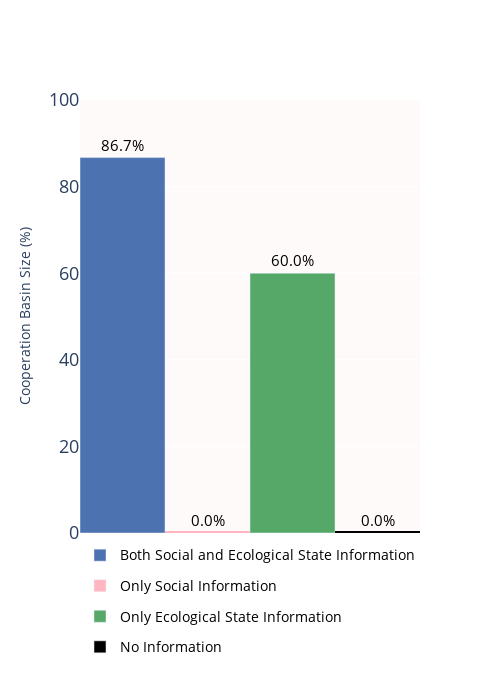

The code cell stored with this chart in its notebook:
### Code cell
# Extract cooperation percentages correctly from the DataFrame

# Define the conditions in order
information_modes = [
    'both_state_and_action_information', 
    'only_action_history_information', 
    'only_state_information', 
    'no_information'
]

# Extract cooperation percentages
cooperation_percentages = [get_cooperation_basin_size(data[condition]) for condition in information_modes]

# Debugging output
print("Extracted Cooperation Percentages:", cooperation_percentages)

conditions = [
    "Both Social and Ecological State Information", 
    "Only Social Information", 
    "Only Ecological State Information", 
    "No Information"
]

# Create DataFrame for plotting
plot_df = pd.DataFrame({
    'Information Condition': conditions,
    'Cooperation Percentage': cooperation_percentages
})

# Define a color palette
color_map = {
    "Both Social and Ecological State Information": "#4c72b0",  # Muted Blue
    "Only Social Information": "#FFB6C1",  # Muted Pink
    "Only Ecological State Information": "#55a868",  # Muted Green
    "No Information": "#000000"  # Black
}

# Create figure
fig = go.Figure()

for i, row in plot_df.iterrows():
    condition = row['Information Condition']
    percentage = row['Cooperation Percentage']
    color = color_map[condition]
    
    if percentage == 0:
        # 1. Actual outline bars for zero values (shown in the plot)
        fig.add_trace(go.Bar(
            x=[condition], 
            y=[percentage], 
            marker=dict(color='rgba(0,0,0,0)', line=dict(color=color, width=4)),
            text=f"{percentage:.1f}%",
            textposition='outside',
            textfont=dict(size=15, color='black'),  # Larger, darker percentage text
            showlegend=False,  # Don't show this in the legend
            legendgroup=condition  # Group legend with the solid bar
        ))

        # 2. Hidden solid legend bar (only for legend display)
        fig.add_trace(go.Bar(
            x=[None],  # Invisible bar in the plot
            y=[None],
            name=condition,
            marker=dict(color=color),  # Filled marker for the legend
            legendgroup=condition  # Matches legend with outline bar
        ))

    else:
        # Normal filled bars
        fig.add_trace(go.Bar(
            x=[condition], 
            y=[percentage], 
            name=condition,
            marker=dict(color=color),
            text=f"{percentage:.1f}%",
            textposition='outside',
            textfont=dict(size=15, color='black')  # Larger, darker percentage text
        ))

# Update layout for aesthetics
fig.update_layout(
    yaxis_title="Cooperation Basin Size (%)",
    yaxis=dict(
        range=[0, 100],
        tickfont=dict(size=18)  # Larger, darker y-axis label
    ),
    xaxis=dict(title='', showticklabels=False),
    plot_bgcolor='snow',  # Clean background
    width=500,
    height=675,
    bargap=0,  # Minimize gaps
    legend=dict(
        title="",
        orientation="h",
        yanchor="bottom",
        y=-0.3,
        xanchor="center",
        x=0.5,
    font=dict(size=13.5, color='black')
    )
)

# Show figure
fig.show()

### Figure 1 — Plotly figure (JSON) as saved in the notebook; plotly's stock layout.template omitted (floating-point values rounded to 4 significant figures)
{"data": [{"marker": {"color": "#4c72b0"}, "name": "Both Social and Ecological State Information", "text": "86.7%", "textfont": {"color": "black", "size": 15}, "textposition": "outside", "type": "bar", "x": ["Both Social and Ecological State Information"], "y": [86.7]}, {"legendgroup": "Only Social Information", "marker": {"color": "rgba(0,0,0,0)", "line": {"color": "#FFB6C1", "width": 4}}, "showlegend": false, "text": "0.0%", "textfont": {"color": "black", "size": 15}, "textposition": "outside", "type": "bar", "x": ["Only Social Information"], "y": [0]}, {"legendgroup": "Only Social Information", "marker": {"color": "#FFB6C1"}, "name": "Only Social Information", "type": "bar", "x": [null], "y": [null]}, {"marker": {"color": "#55a868"}, "name": "Only Ecological State Information", "text": "60.0%", "textfont": {"color": "black", "size": 15}, "textposition": "outside", "type": "bar", "x": ["Only Ecological State Information"], "y": [60]}, {"legendgroup": "No Information", "marker": {"color": "rgba(0,0,0,0)", "line": {"color": "#000000", "width": 4}}, "showlegend": false, "text": "0.0%", "textfont": {"color": "black", "size": 15}, "textposition": "outside", "type": "bar", "x": ["No Information"], "y": [0]}, {"legendgroup": "No Information", "marker": {"color": "#000000"}, "name": "No Information", "type": "bar", "x": [null], "y": [null]}], "layout": {"bargap": 0, "height": 675, "legend": {"font": {"color": "black", "size": 13.5}, "orientation": "h", "title": {"text": ""}, "x": 0.5, "xanchor": "center", "y": -0.3, "yanchor": "bottom"}, "plot_bgcolor": "snow", "width": 500, "xaxis": {"showticklabels": false, "title": {"text": ""}}, "yaxis": {"range": [0, 100], "tickfont": {"size": 18}, "title": {"text": "Cooperation Basin Size (%)"}}}}
